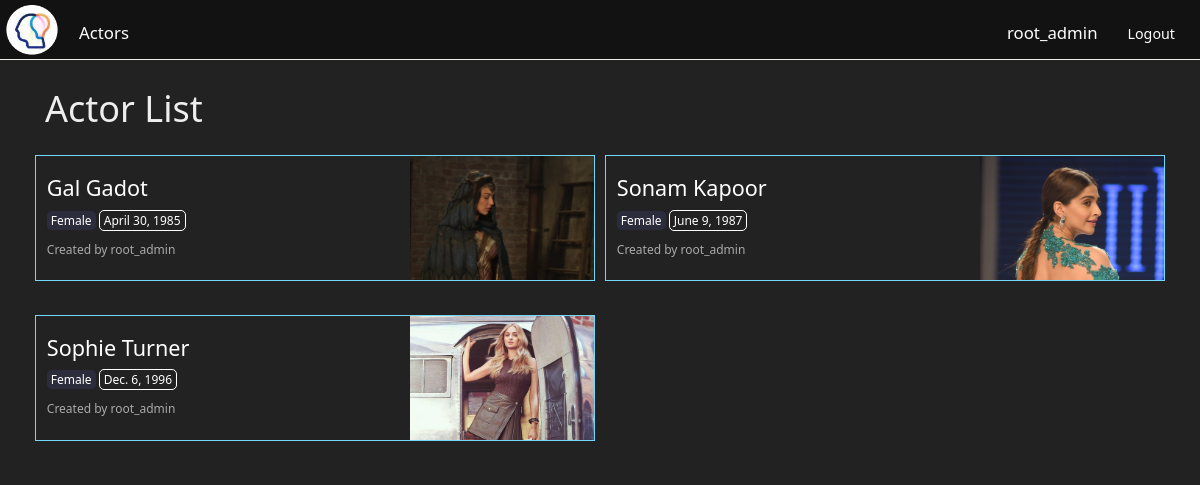
/actors/ (signed in), run on the app's committed database.
### things/models.py (models this page shows, shortened)
class Actor(models.Model):
    genders = (
		('f', 'Female'),
        ('m', 'Male'),
        ('o', 'Not Specified'),
    )
    def update_image_file(instance, filename):
        ext = filename.split('.')[-1]
        filename = "%s.%s" % (instance.slug, ext)
        return os.path.join('actors', filename)
    owner           =models.ForeignKey(User)
    name            =models.CharField(max_length=50, blank=False, validators=[alphanumspacedash])
    gender          =models.CharField(choices=genders, blank=False, max_length=12, default='o')
    country         =CountryField(blank_label='(select country)')
    image           =models.ImageField(upload_to=update_image_file, blank=True, null=True)
    dob             =models.DateField(blank=False, default='01/01/89')
    rank            =models.CharField(choices=top_five, blank=True, null=True, max_length=12)
    insta           =models.URLField(max_length=200, blank=True, null=True)
    remarks         =models.TextField(blank=True, null=True)
    slug            =models.SlugField(blank=True, null=True)
    timestamp       =models.DateTimeField(auto_now_add=True)
    updated         =models.DateTimeField(auto_now=True)
    def get_absolute_url(self):
        return reverse('things:actor', kwargs={'slug':self.slug})
    class Meta:
        ordering = ('name',)

### things/views.py (the view)
# urls.py: url(r'^actors/$', views.ActorListView.as_view(), name='actors'),
class ActorListView(ListView):
    def get_queryset(self):
        slug = self.kwargs.get("slug")
        if slug:
            queryset = Actor.objects.filter(
                Q(name=slug) |
                Q(name__icontains=slug)
            )
        else:
            queryset = Actor.objects.all()
        return queryset

### things/templates/things/actor_list.html (shortened to what this page needs)
{%extends "base.html"%}
{%load static%}
{%block metatag%}
    <link rel="stylesheet" href="{% static 'flags/sprite-hq.css' %}">
{%endblock%}
{%block content%}
<div id="generic_list_heading" class="col-xs-12">
	<h1>Actor List</h1>
</div>
{% for obj in object_list %}
    <div class="col-xs-12 col-sm-6 generic_card_wrapper">
        <div class="generic_card">
            <div class="generic_card_text col-xs-8">
                <h2>{{obj.name}}<i class="{{ obj.country.flag_css }}"></i></h2>
                <div>
                    <p class="generic_card_info2">{{obj.get_gender_display}}</p>
                    <p class="generic_card_info1">{{obj.dob}}</p>
                    <p class="generic_creator">
                        Created by {{obj.owner}}
                    </p>
                </div>
            </div>
            <div class="generic_card_img col-xs-4">
                <img src="{{obj.image.url}}" alt="{{obj.name}} image">
            </div>
        </div>
    </div>
{%endfor%}
{%endblock content%}

### templates/nav.html (shortened to what this page needs)
<nav>
    <div class="navbar navbar-fixed-top" style="background: rgba(253, 249, 244, 0.944); box-shadow: none;">
      <div class="navbar-header">
          <a class="navbar-brand logo" href="/"><img src="/media/logo.png" width="64px;"></a>
      </div>
      <div class="navbar-collapse collapse" id="sitenav">
        <ul class="nav navbar-nav" style="padding-top: 8px;">
            <li class="dropdown">
                <a class="dropdown-toggle" data-toggle="dropdown" href="#">
                Actors</a>
            </li>
        </ul>
        <ul class="nav navbar-nav navbar-right" style="padding-top: 8px;margin-right:10px!important">
          {%if request.user.is_authenticated%}
            <li id="username">
                <a href="/profile">{{request.user}}</a>
            </li>
            <li class="right" id="logout"><a href="/logout/"><small>Logout</small></a></li>
          {%else%}
            <li><p><a href="/login/">Login</a>/<a href="/join/">Register</a></p></li>
          {%endif%}
        </ul>
      </div>
    </div>
  </nav>

### templates/css.html (style rules this page uses)
.navbar-header, .navbar-collapse { background: #121212; color: #4abaff; }
.navbar-brand { padding: 0; transform: scale(.8); }
.navbar-nav>li>a { font-size: 1.4em; }
body { background: #222; color: #eee; font-size: 1.2rem; font-family: 'Segoe UI', Tahoma, Geneva, Verdana, sans-serif; }
a, a:hover, a:active, a:focus, a:visited { color: #fff; }
#generic_list_heading, #generic_heading { font-size: 3em; }
.generic_card_wrapper { margin: 1em 0; padding: .4em; }
.generic_card { height: 10.5em; padding-left: .5em; overflow: hidden; border:1px solid rgb(115, 216, 247); }
.generic_card_text { display: flex; flex-flow: column; padding-left: 5px; padding-right: 5px; }
.generic_card_text h2 { font-size: 1.8em; }
.generic_card_img { padding: 0; height:100%; }
.generic_card_img img { width:100%; height: 100%; object-fit: cover; object-position: top; }
.generic_card_info1, .generic_card_info2 { display: inline-block; padding: 1px 4px; border-radius: 5px; }
.generic_card_info1 { border: 1px solid #fff; }
.generic_card_info2 { background: rgba(111, 123, 233, 0.133); }
.generic_creator { color: #aaa; }

### data on the page
Actor: name "Gal Gadot", gender "Female", dob "April 30, 1985", owner "root_admin", image (picture)
Actor: name "Sonam Kapoor", gender "Female", dob "June 9, 1987", owner "root_admin", image (picture)
Actor: name "Sophie Turner", gender "Female", dob "Dec. 6, 1996", owner "root_admin", image (picture)

### other printed values
{{ request.user }} "root_admin"
